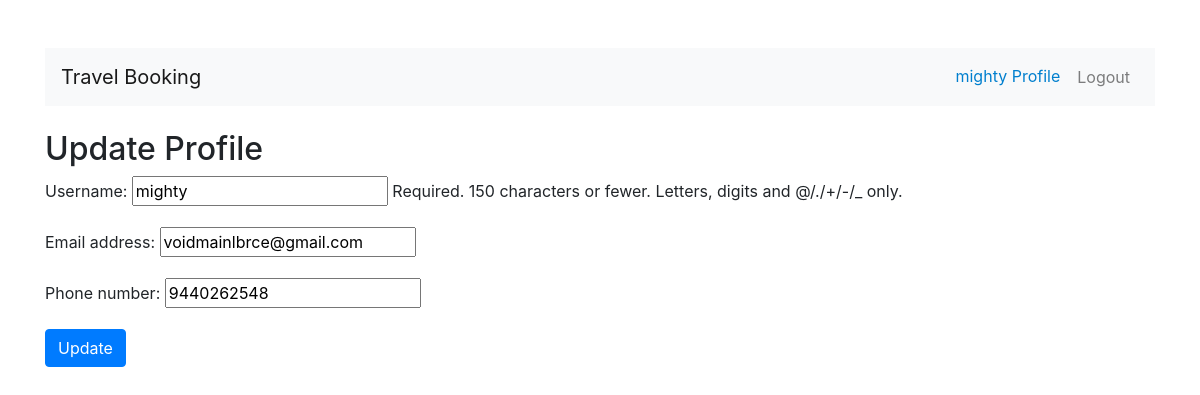
Screenshot of /profile/ (signed in) with the database file from the repository.
### users/models.py (models this page shows, shortened)
class CustomUser(AbstractUser):
    phone_number = models.CharField(max_length=15, null=True, blank=True)

### users/views.py (the view)
# urls.py: path('profile/', update_profile, name='profile'),  # Profile update view
@login_required
def update_profile(request):
    if request.method == 'POST':
        form = UserUpdateForm(request.POST, instance=request.user)
        if form.is_valid():
            form.save()
            return redirect('profile')  # Redirect to the profile page after updating
    else:
        form = UserUpdateForm(instance=request.user)
    return render(request, 'users/profile.html', {'form': form})

### users/forms.py
class UserUpdateForm(forms.ModelForm):
    class Meta:
        model = CustomUser
        fields = ['username', 'email', 'phone_number']

### users/templates/users/profile.html (shortened to what this page needs)
{% extends "base.html" %}
{% block content %}
    <h2>Update Profile</h2>
    <form method="post">
        {{ form.as_p }}
        <button type="submit" class="btn btn-primary">Update</button>
    </form>
{% endblock %}

### users/templates/base.html (shortened to what this page needs)
<!DOCTYPE html>
<html lang="en">
<head>
    <link rel="stylesheet" href="https://stackpath.bootstrapcdn.com/bootstrap/4.5.2/css/bootstrap.min.css">
</head>
<body>
    <div class="container mt-5">
        <nav class="navbar navbar-expand-lg navbar-light bg-light">
            <a class="navbar-brand" href="/">Travel Booking</a>
            <ul class="navbar-nav ml-auto">
                {% if user.is_authenticated %}
                    <li class="nav-item">
                        <a style="color: rgb(0, 127, 206);" class="nav-link" href="{% url 'profile' %}">{{ user.username }} Profile</a>
                    </li>
                    <li class="nav-item">
                        <form action="{% url 'logout' %}" method="POST" class="d-inline">
                            <button type="submit" class="btn btn-link nav-link">Logout</button>
                        </form>
                    </li>
                {% endif %}
            </ul>
        </nav>
        <div class="content mt-4">
            {% block content %}
            {% endblock %}
        </div>
    </div>
</body>
</html>

### rows the page displays
CustomUser: username "mighty", email "voidmainlbrce@gmail.com", phone_number "9440262548"
